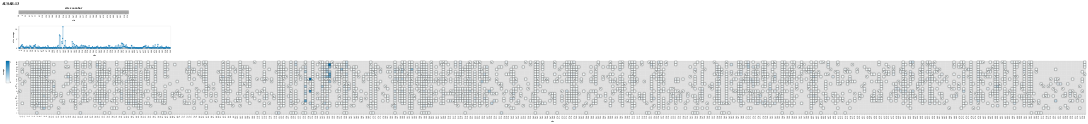

Notebook code for this chart:
### Markdown cell above
Plot of escape values:

### Code cell
df_to_merge = site_numbering_map.rename(columns={"reference_site": "site"})

plot_kwargs = antibody_config["plot_kwargs"]
if "plot_title" not in plot_kwargs:
    plot_kwargs["plot_title"] = str(antibody)
if "region" in site_numbering_map:
    plot_kwargs["site_zoom_bar_color_col"] = "region"
if "addtl_slider_stats" not in plot_kwargs:
    plot_kwargs["addtl_slider_stats"] = {"times_seen": 1}
elif "times_seen" not in plot_kwargs["addtl_slider_stats"]:
    plot_kwargs["addtl_slider_stats"]["times_seen"] = 1
if "functional effect" in plot_kwargs["addtl_slider_stats"]:
    del plot_kwargs["addtl_slider_stats"]["functional effect"]  # only antibody averages
if any(site_numbering_map["sequential_site"] != site_numbering_map["reference_site"]):
    if "addtl_tooltip_stats" not in plot_kwargs:
        plot_kwargs["addtl_tooltip_stats"] = ["sequential_site"]
    else:
        plot_kwargs["addtl_tooltip_stats"].append("sequential_site")

model.mut_escape_plot(df_to_merge=df_to_merge, **plot_kwargs)

### Figure 1 — Vega-Lite specification as saved in the notebook (floating-point values rounded to 4 significant figures; data arrays with more than 128 entries replaced by an {"elided": "..."} marker saying what was removed)
{"config": {"view": {"continuousWidth": 400, "continuousHeight": 300}, "axis": {"grid": false, "labelOverlap": "parity"}, "padding": 10}, "vconcat": [{"data": {"name": "data-160accb59183b66af01010bf1fbdcab5"}, "mark": "rect", "encoding": {"color": {"value": "gray"}, "tooltip": [{"field": "site", "type": "nominal"}], "x": {"field": "site", "sort": {"field": "_stat_site_order", "order": "ascending"}, "type": "ordinal"}}, "height": 11, "params": [{"name": "parameter004", "select": {"type": "interval", "encodings": ["x"], "mark": {"stroke": "black", "strokeWidth": 2}}}, {"name": "floor_at_zero", "select": {"type": "point", "fields": ["floor"]}, "bind": {"input": "radio", "options": [0, -2.538], "labels": ["yes", "no"], "name": "floor escape at zero"}, "value": [{"floor": 0}]}, {"name": "parameter004", "select": {"type": "interval", "encodings": ["x"], "mark": {"stroke": "black", "strokeWidth": 2}}}, {"name": "parameter001", "select": {"type": "point", "fields": ["cutoff"]}, "bind": {"input": "range", "max": 25, "min": 1, "name": "minimum times_seen", "step": 1}, "value": [{"cutoff": 3}]}, {"name": "parameter002", "select": {"type": "point", "fields": ["cutoff"]}, "bind": {"input": "range", "max": 3.459, "min": -2.538, "name": "minimum max of escape at site"}, "value": [{"cutoff": -2.538}]}], "title": "site zoom bar", "width": 500}, {"layer": [{"mark": {"type": "line", "opacity": 0.7, "size": 1}, "encoding": {"color": {"field": "epitope", "legend": null, "scale": {"domain": ["epitope 1"], "range": ["#0072B2"]}, "type": "nominal"}, "tooltip": [{"field": "site", "type": "nominal"}, {"field": "_stat_site_val", "format": ".3g", "title": "site escape", "type": "quantitative"}, {"field": "wildtype", "type": "nominal"}, {"field": "sequential_site", "type": "nominal"}], "x": {"field": "site", "sort": {"field": "_stat_site_order", "order": "ascending"}, "type": "ordinal"}, "y": {"field": "_stat_site_val", "scale": {"zero": true}, "title": "site escape", "type": "quantitative"}}, "params": [{"name": "site_stat", "select": {"type": "point", "fields": ["_stat_site_stat"]}, "bind": {"input": "radio", "options": ["_stat_sum", "_stat_mean", "_stat_max", "_stat_min"], "labels": ["sum", "mean", "max", "min"], "name": "site escape statistic"}, "value": [{"_stat_site_stat": "_stat_sum"}]}, {"name": "parameter003", "select": {"type": "point", "fields": ["_stat_show_line"]}, "bind": {"input": "radio", "options": [true, false], "labels": ["yes", "no"], "name": "show line on site plot"}, "value": [{"_stat_show_line": true}]}, {"name": "floor_at_zero", "select": {"type": "point", "fields": ["floor"]}, "bind": {"input": "radio", "options": [0, -2.538], "labels": ["yes", "no"], "name": "floor escape at zero"}, "value": [{"floor": 0}]}, {"name": "parameter004", "select": {"type": "interval", "encodings": ["x"], "mark": {"stroke": "black", "strokeWidth": 2}}}, {"name": "parameter001", "select": {"type": "point", "fields": ["cutoff"]}, "bind": {"input": "range", "max": 25, "min": 1, "name": "minimum times_seen", "step": 1}, "value": [{"cutoff": 3}]}, {"name": "parameter002", "select": {"type": "point", "fields": ["cutoff"]}, "bind": {"input": "range", "max": 3.459, "min": -2.538, "name": "minimum max of escape at site"}, "value": [{"cutoff": -2.538}]}], "transform": [{"lookup": "site", "from": {"data": {"name": "data-d76493391e1d0e3aa021c0fe32bf5a32"}, "key": "site", "fields": ["wildtype", "sequential_site", "_stat_site_order"]}}, {"calculate": "max(datum['escape'],floor_at_zero['floor'])", "as": "_stat"}, {"filter": "((datum['times_seen'] >= (parameter001['cutoff'] - 1e-06)) || (!isNumber(datum['times_seen'])))"}, {"joinaggregate": [{"op": "max", "field": "_stat", "as": "_stat_site_max"}], "groupby": ["site"]}, {"filter": "((datum['_stat_site_max'] >= (parameter002['cutoff'] - 1e-06)) || (!isNumber(datum['_stat_site_max'])))"}, {"calculate": "(datum.wildtype !== datum.mutant)", "as": "_stat_not_wildtype"}, {"joinaggregate": [{"op": "max", "field": "_stat_not_wildtype", "as": "_stat_site_has_non_wildtype"}], "groupby": ["site"]}, {"filter": "datum['_stat_site_has_non_wildtype']"}, {"filter": {"param": "parameter004"}}, {"filter": "(datum.wildtype !== datum.mutant)"}, {"aggregate": [{"op": "sum", "field": "_stat", "as": "_stat_sum"}, {"op": "mean", "field": "_stat", "as": "_stat_mean"}, {"op": "max", "field": "_stat", "as": "_stat_max"}, {"op": "min", "field": "_stat", "as": "_stat_min"}], "groupby": ["site", "wildtype", "sequential_site", "_stat_site_order", "epitope"]}, {"fold": ["_stat_sum", "_stat_mean", "_stat_max", "_stat_min"], "as": ["_stat_site_stat", "_stat_site_val"]}, {"filter": {"param": "site_stat"}}, {"calculate": "true", "as": "_stat_show_line"}, {"filter": {"param": "parameter003"}}]}, {"mark": {"type": "circle", "opacity": 0.7}, "encoding": {"color": {"field": "epitope", "legend": null, "scale": {"domain": ["epitope 1"], "range": ["#0072B2"]}, "type": "nominal"}, "tooltip": [{"field": "site", "type": "nominal"}, {"field": "_stat_site_val", "format": ".3g", "title": "site escape", "type": "quantitative"}, {"field": "wildtype", "type": "nominal"}, {"field": "sequential_site", "type": "nominal"}], "x": {"field": "site", "sort": {"field": "_stat_site_order", "order": "ascending"}, "type": "ordinal"}, "y": {"field": "_stat_site_val", "scale": {"zero": true}, "title": "site escape", "type": "quantitative"}}, "transform": [{"lookup": "site", "from": {"data": {"name": "data-d76493391e1d0e3aa021c0fe32bf5a32"}, "key": "site", "fields": ["wildtype", "sequential_site", "_stat_site_order"]}}, {"calculate": "max(datum['escape'],floor_at_zero['floor'])", "as": "_stat"}, {"filter": "((datum['times_seen'] >= (parameter001['cutoff'] - 1e-06)) || (!isNumber(datum['times_seen'])))"}, {"joinaggregate": [{"op": "max", "field": "_stat", "as": "_stat_site_max"}], "groupby": ["site"]}, {"filter": "((datum['_stat_site_max'] >= (parameter002['cutoff'] - 1e-06)) || (!isNumber(datum['_stat_site_max'])))"}, {"calculate": "(datum.wildtype !== datum.mutant)", "as": "_stat_not_wildtype"}, {"joinaggregate": [{"op": "max", "field": "_stat_not_wildtype", "as": "_stat_site_has_non_wildtype"}], "groupby": ["site"]}, {"filter": "datum['_stat_site_has_non_wildtype']"}, {"filter": {"param": "parameter004"}}, {"filter": "(datum.wildtype !== datum.mutant)"}, {"aggregate": [{"op": "sum", "field": "_stat", "as": "_stat_sum"}, {"op": "mean", "field": "_stat", "as": "_stat_mean"}, {"op": "max", "field": "_stat", "as": "_stat_max"}, {"op": "min", "field": "_stat", "as": "_stat_min"}], "groupby": ["site", "wildtype", "sequential_site", "_stat_site_order", "epitope"]}, {"fold": ["_stat_sum", "_stat_mean", "_stat_max", "_stat_min"], "as": ["_stat_site_stat", "_stat_site_val"]}, {"filter": {"param": "site_stat"}}]}], "data": {"name": "data-3cadcfdb46af3848cf88d44a60f6a603"}, "height": 100, "width": 690}, {"vconcat": [{"layer": [{"mark": {"type": "rect", "color": "gray", "opacity": 0.25}, "encoding": {"x": {"field": "site", "sort": {"field": "_stat_site_order", "order": "ascending"}, "type": "ordinal"}, "y": {"field": "mutant", "scale": {"domain": ["R", "K", "H", "D", "E", "Q", "N", "S", "T", "Y", "W", "F", "A", "I", "L", "M", "V", "G", "P", "C", "-", "*"]}, "sort": ["R", "K", "H", "D", "E", "Q", "N", "S", "T", "Y", "W", "F", "A", "I", "L", "M", "V", "G", "P", "C", "-", "*"], "title": null, "type": "nominal"}}, "params": [{"name": "floor_at_zero", "select": {"type": "point", "fields": ["floor"]}, "bind": {"input": "radio", "options": [0, -2.538], "labels": ["yes", "no"], "name": "floor escape at zero"}, "value": [{"floor": 0}]}, {"name": "parameter004", "select": {"type": "interval", "encodings": ["x"], "mark": {"stroke": "black", "strokeWidth": 2}}}, {"name": "parameter001", "select": {"type": "point", "fields": ["cutoff"]}, "bind": {"input": "range", "max": 25, "min": 1, "name": "minimum times_seen", "step": 1}, "value": [{"cutoff": 3}]}, {"name": "parameter002", "select": {"type": "point", "fields": ["cutoff"]}, "bind": {"input": "range", "max": 3.459, "min": -2.538, "name": "minimum max of escape at site"}, "value": [{"cutoff": -2.538}]}], "transform": [{"lookup": "site", "from": {"data": {"name": "data-d76493391e1d0e3aa021c0fe32bf5a32"}, "key": "site", "fields": ["wildtype", "sequential_site", "_stat_site_order"]}}, {"calculate": "max(datum['escape'],floor_at_zero['floor'])", "as": "_stat"}, {"filter": "((datum['times_seen'] >= (parameter001['cutoff'] - 1e-06)) || (!isNumber(datum['times_seen'])))"}, {"joinaggregate": [{"op": "max", "field": "_stat", "as": "_stat_site_max"}], "groupby": ["site"]}, {"filter": "((datum['_stat_site_max'] >= (parameter002['cutoff'] - 1e-06)) || (!isNumber(datum['_stat_site_max'])))"}, {"calculate": "(datum.wildtype !== datum.mutant)", "as": "_stat_not_wildtype"}, {"joinaggregate": [{"op": "max", "field": "_stat_not_wildtype", "as": "_stat_site_has_non_wildtype"}], "groupby": ["site"]}, {"filter": "datum['_stat_site_has_non_wildtype']"}, {"filter": {"param": "parameter004"}}, {"impute": "_stat_dummy", "key": "mutant", "groupby": ["site"], "keyvals": ["R", "K", "H", "D", "E", "Q", "N", "S", "T", "Y", "W", "F", "A", "I", "L", "M", "V", "G", "P", "C", "-", "*"], "value": null}]}, {"mark": "rect", "encoding": {"color": {"field": "_stat", "legend": {"gradientLength": 100, "gradientStrokeColor": "black", "gradientStrokeWidth": 0.5, "orient": "left", "title": "escape", "titleOrient": "left"}, "scale": {"domainMax": 3.459, "domainMid": 0, "domainMin": {"expr": "floor_at_zero.floor"}, "nice": false, "range": ["#e69f00", "#e7a40d", "#e9a91b", "#eaae28", "#ebb336", "#edb843", "#eebd51", "#efc25e", "#f1c76b", "#f2cc79", "#f3d286", "#f4d794", "#f6dca1", "#f7e1ae", "#f8e6bc", "#faebc9", "#fbf0d7", "#fcf5e4", "#fefaf2", "#ffffff", "#f2f8fb", "#e4f0f7", "#d7e9f3", "#c9e1ef", "#bcdaeb", "#aed2e7", "#a1cbe3", "#94c4df", "#86bcdb", "#79b5d6", "#6badd2", "#5ea6ce", "#519fca", "#4397c6", "#3690c2", "#2888be", "#1b81ba", "#0d79b6", "#0072b2"], "type": "linear", "zero": true}, "type": "quantitative"}, "stroke": {"value": "black"}, "tooltip": [{"field": "site", "type": "nominal"}, {"field": "wildtype", "type": "nominal"}, {"field": "mutant", "type": "nominal"}, {"field": "escape", "format": ".3g", "type": "quantitative"}, {"field": "sequential_site", "type": "nominal"}, {"field": "times_seen", "format": ".3g", "type": "quantitative"}], "x": {"axis": {"labels": true, "ticks": true, "title": "site"}, "field": "site", "sort": {"field": "_stat_site_order", "order": "ascending"}, "type": "ordinal"}, "y": {"field": "mutant", "scale": {"domain": ["R", "K", "H", "D", "E", "Q", "N", "S", "T", "Y", "W", "F", "A", "I", "L", "M", "V", "G", "P", "C", "-", "*"]}, "sort": ["R", "K", "H", "D", "E", "Q", "N", "S", "T", "Y", "W", "F", "A", "I", "L", "M", "V", "G", "P", "C", "-", "*"], "title": null, "type": "nominal"}}, "title": {"text": "", "anchor": "middle", "color": "#0072B2", "orient": "left"}, "transform": [{"lookup": "site", "from": {"data": {"name": "data-d76493391e1d0e3aa021c0fe32bf5a32"}, "key": "site", "fields": ["wildtype", "sequential_site", "_stat_site_order"]}}, {"calculate": "max(datum['escape'],floor_at_zero['floor'])", "as": "_stat"}, {"filter": "((datum['times_seen'] >= (parameter001['cutoff'] - 1e-06)) || (!isNumber(datum['times_seen'])))"}, {"joinaggregate": [{"op": "max", "field": "_stat", "as": "_stat_site_max"}], "groupby": ["site"]}, {"filter": "((datum['_stat_site_max'] >= (parameter002['cutoff'] - 1e-06)) || (!isNumber(datum['_stat_site_max'])))"}, {"calculate": "(datum.wildtype !== datum.mutant)", "as": "_stat_not_wildtype"}, {"joinaggregate": [{"op": "max", "field": "_stat_not_wildtype", "as": "_stat_site_has_non_wildtype"}], "groupby": ["site"]}, {"filter": "datum['_stat_site_has_non_wildtype']"}, {"filter": {"param": "parameter004"}}, {"filter": "(datum['epitope'] === 'epitope 1')"}]}, {"mark": {"type": "text", "color": "black", "text": "x"}, "encoding": {"x": {"field": "site", "sort": {"field": "_stat_site_order", "order": "ascending"}, "type": "ordinal"}, "y": {"field": "mutant", "scale": {"domain": ["R", "K", "H", "D", "E", "Q", "N", "S", "T", "Y", "W", "F", "A", "I", "L", "M", "V", "G", "P", "C", "-", "*"]}, "sort": ["R", "K", "H", "D", "E", "Q", "N", "S", "T", "Y", "W", "F", "A", "I", "L", "M", "V", "G", "P", "C", "-", "*"], "title": null, "type": "nominal"}}, "transform": [{"lookup": "site", "from": {"data": {"name": "data-d76493391e1d0e3aa021c0fe32bf5a32"}, "key": "site", "fields": ["wildtype", "sequential_site", "_stat_site_order"]}}, {"calculate": "max(datum['escape'],floor_at_zero['floor'])", "as": "_stat"}, {"filter": "((datum['times_seen'] >= (parameter001['cutoff'] - 1e-06)) || (!isNumber(datum['times_seen'])))"}, {"joinaggregate": [{"op": "max", "field": "_stat", "as": "_stat_site_max"}], "groupby": ["site"]}, {"filter": "((datum['_stat_site_max'] >= (parameter002['cutoff'] - 1e-06)) || (!isNumber(datum['_stat_site_max'])))"}, {"calculate": "(datum.wildtype !== datum.mutant)", "as": "_stat_not_wildtype"}, {"joinaggregate": [{"op": "max", "field": "_stat_not_wildtype", "as": "_stat_site_has_non_wildtype"}], "groupby": ["site"]}, {"filter": "datum['_stat_site_has_non_wildtype']"}, {"filter": {"param": "parameter004"}}, {"filter": "(datum.wildtype === datum.mutant)"}]}], "height": {"step": 11}, "width": {"step": 11}}], "data": {"name": "data-3cadcfdb46af3848cf88d44a60f6a603"}, "resolve": {"scale": {"color": "shared", "x": "shared"}}, "spacing": 10}], "resolve": {"scale": {"color": "independent"}}, "title": {"text": "AUSAB-13", "align": "left", "anchor": "start", "fontSize": 16}, "$schema": "https://vega.github.io/schema/vega-lite/v5.2.0.json", "datasets": {"data-160accb59183b66af01010bf1fbdcab5": {"elided": "519 records"}, "data-3cadcfdb46af3848cf88d44a60f6a603": {"elided": "3831 records"}, "data-d76493391e1d0e3aa021c0fe32bf5a32": {"elided": "519 records"}}}
